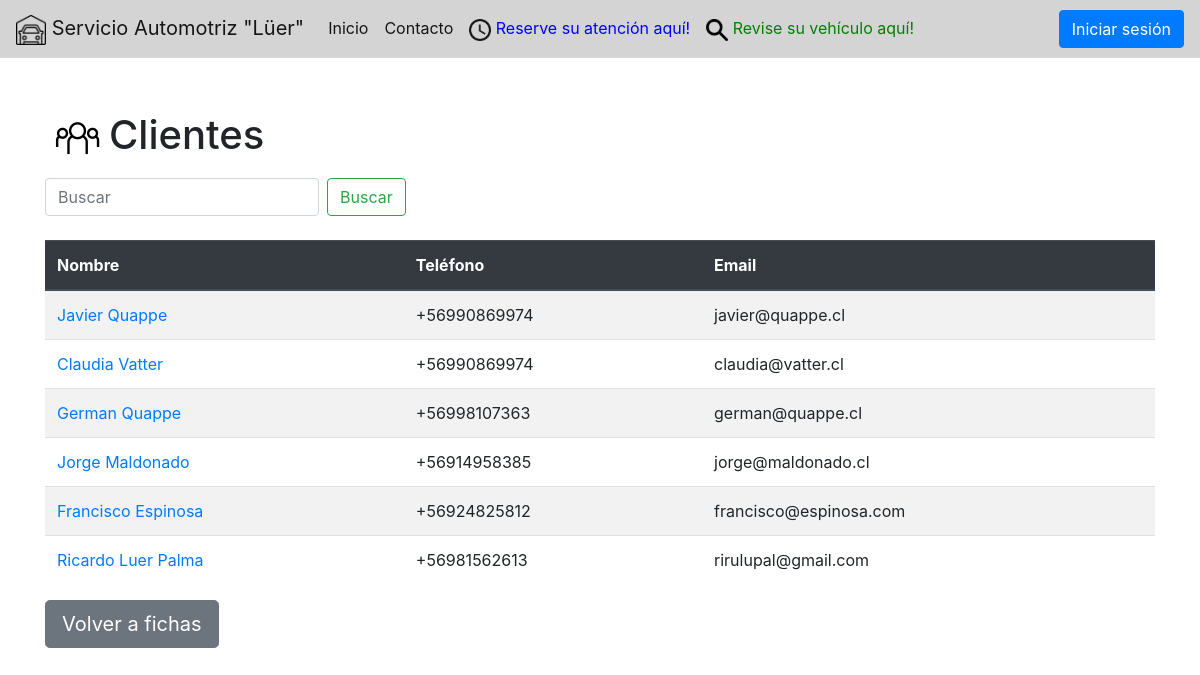
Screenshot of /fichas/clientes2/ with the database file from the repository.
### fichas/models.py (models this page shows, shortened)
class Cliente(models.Model):
	rut			= models.CharField(max_length = 10)
	nombre		= models.CharField(max_length = 100)
	telefono	= models.CharField(max_length = 12)
	email		= models.CharField(max_length = 100, blank = True)
	objects		= ClienteManager()
	def get_absolute_url(self):
		return reverse("fichas:cliente-detail", kwargs={"id": self.id})

### fichas/views.py (the view)
# urls.py: path('clientes2/', ClienteListView.as_view(), name="cliente-list2"),
class ClienteListView(ListView):
	template_name = 'clientes/cliente_list.html'
	queryset = Cliente.objects.all()

### fichas/templates/clientes/cliente_list.html
{% extends 'base.html' %}
{% load static %}
{% block content %}
<h1><img src="{% static 'pages/images/clientes48.png' %}">Clientes</h1>
<form class="form-inline my-2 my-lg-0" action="search/">
	<input class="form-control mr-sm-2" type="search" name="q" placeholder="Buscar" aria-label="Search">
	<button class="btn btn-outline-success my-2 my-sm-0" type="submit">Buscar</button>
</form>
<br/>
<table class="table table-striped table-hover">
	<thead class="thead-dark">
		<tr>
			<th>Nombre</th>
			<th>Teléfono</th>
			<th>Email</th>
		</tr>
	</thead>
	{% for instance in object_list %}
	<tr>
		<td><a href='{{ instance.get_absolute_url }}'>{{ instance.nombre }}</a></td>
		<td>{{ instance.telefono }}</td>
		<td>{{ instance.email }}</td>
	</tr>
	{% endfor %}
</table>
{% if user.is_staff %}
<form action="./crear/">
    <input class="btn btn-primary btn-lg" type="submit" value="Nuevo cliente" />
    <input type="button" class="btn btn-secondary btn-lg" onclick="location.href='../';" value="Volver a fichas" />
</form>
{% else %}
<input type="button" class="btn btn-secondary btn-lg" onclick="location.href='../';" value="Volver a fichas" />
{% endif %}
{% endblock %}

### rows the page displays
Cliente: nombre "Javier Quappe", telefono "+56990869974", email "javier@quappe.cl"
Cliente: nombre "Claudia Vatter", telefono "+56990869974", email "claudia@vatter.cl"
Cliente: nombre "German Quappe", telefono "+56998107363", email "german@quappe.cl"
Cliente: nombre "Jorge Maldonado", telefono "+56914958385", email "jorge@maldonado.cl"
Cliente: nombre "Francisco Espinosa", telefono "+56924825812", email "francisco@espinosa.com"
Cliente: nombre "Ricardo Luer Palma", telefono "+56981562613", email "rirulupal@gmail.com"
